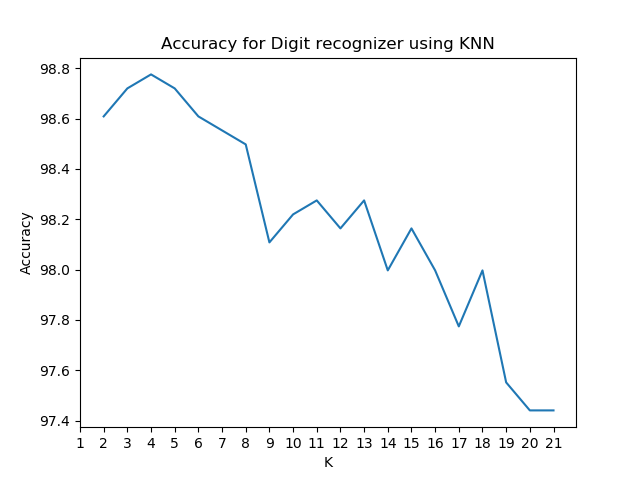

Generate this figure with Python:
from sklearn import datasets
from sklearn.neural_network import MLPClassifier
from sklearn.neighbors import KNeighborsClassifier
from sklearn import svm
from sklearn.preprocessing import StandardScaler
from sklearn.tree import DecisionTreeClassifier
import matplotlib.pyplot as plt
import numpy as np
import time

iris = datasets.load_iris()
digits = datasets.load_digits()

# clf = svm.SVC(gamma=0.001, C=100.,kernel='rbf')
accuracy = [0]*20
for j in range(20):
    clf = KNeighborsClassifier(j+2)

    from sklearn.model_selection import LeaveOneOut
    loo = LeaveOneOut()
    loo.get_n_splits(digits.data)

    # digits = iris
    X = digits.data
    X = StandardScaler().fit_transform(X)
    y = digits.target


    # Digits dataset: LeaveOneOut
    # start = time.clock()
    # count = 0
    # for train_index, test_index in loo.split(X):
    #     X_train = digits.data[train_index]
    #     y_train = digits.target[train_index]
    #     clf.fit(X_train,y_train)
    #     val = clf.predict(digits.data[test_index])
    #     if val == digits.target[test_index]:
    #         count += 1
    #
    # accuracy = count/len(digits.data)*100
    # print ("accuracy (LeaveOneOut) = ",accuracy)
    # print ("Time taken for LeaveOneOut = " ,time.clock() - start)

    # Digits dataset: KFold (n=10)

    start = time.clock()
    count = 0
    from sklearn.model_selection import KFold

    kf = KFold(n_splits=10, shuffle=True)

    for train_index, test_index in kf.split(X):
        X_train = digits.data[train_index]
        y_train = digits.target[train_index]
        clf.fit(X_train, y_train)
        val = clf.predict(digits.data[test_index])
        # print(val, digits.target[test_index])
        for i in range(len(val)):
            if val[i] == digits.target[test_index[i]]:
                count += 1

    accuracy[j] = count / len(digits.data) * 100


    # print("accuracy (KFold(n=10)) = ", accuracy)
    # print ("Time taken for Kfold(n=10) = " ,time.clock() - start)

plt.plot(np.arange(2, 22, step=1),accuracy)
plt.xlabel('K')
plt.ylabel('Accuracy')
plt.title('Accuracy for Digit recognizer using KNN')
plt.xticks(np.arange(1, 22, step=1))
plt.show()
plt.savefig('KNN.png')